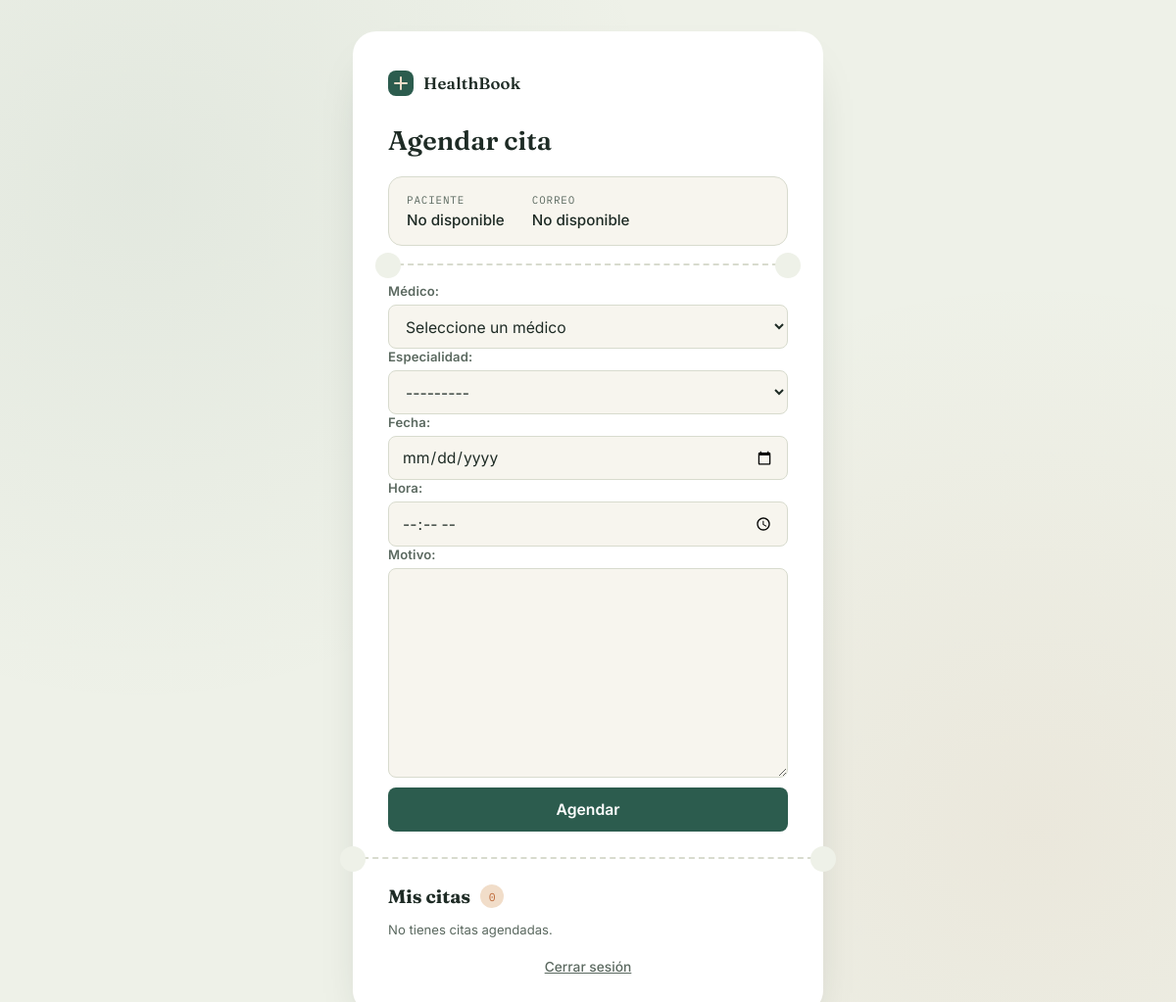
The page /citas/agendar/ (signed in) on the database as committed earlier.
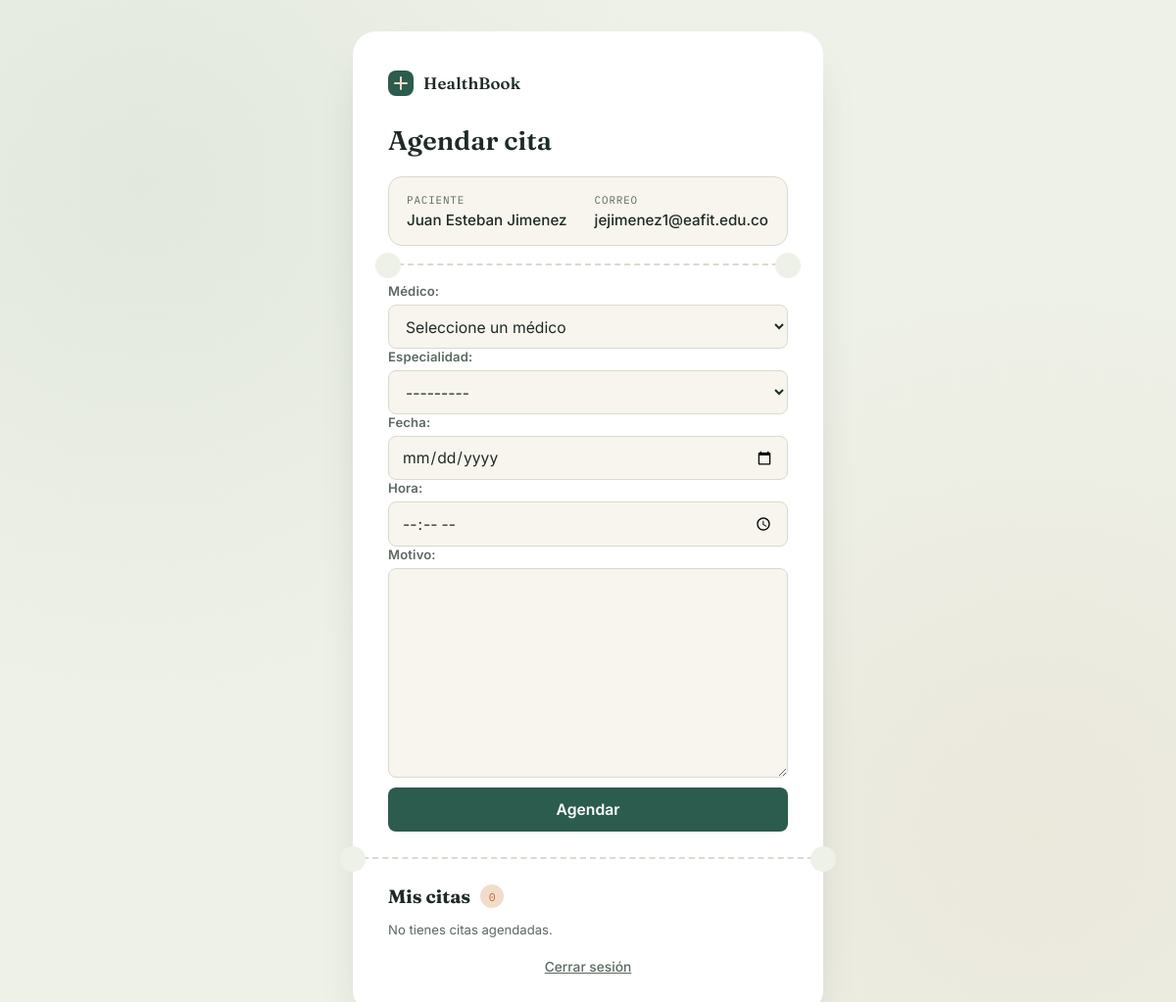
The same page on the database as committed later.
### usuarios/models.py (models this page shows)
class Persona(models.Model):
    id = models.AutoField(primary_key=True)
    nombre = models.CharField(max_length=100)
    apellido = models.CharField(max_length=100)
    dni = models.CharField(max_length=12)
    correo = models.EmailField()
    telefono = models.CharField(max_length=13)
    def __str__(self):
        return f'{self.nombre} {self.apellido}'
    class Meta:
        abstract = True

class Paciente(Persona):
    pass

### citas/views.py (the view, shortened to what this page needs)
# urls.py: path('agendar/', views.AgendarCitaView.as_view(), name='agendar_cita'),
class AgendarCitaView(View):
    template_name = 'citas/agendar_cita.html'
    def get(self, request):
        form = CitaForm(initial=self._datos_paciente(request))
        citas = CitaService.obtener_citas_paciente(request.user.email) if request.user.is_authenticated else []
        return render(request, self.template_name, {'form': form, 'citas': citas})
    @staticmethod
    def _datos_paciente(request):
        if not request.user.is_authenticated:
            return {}
        paciente = Paciente.objects.filter(correo=request.user.email).first()
        if paciente is None:
            return {}
        return {
            'paciente_nombre': f'{paciente.nombre} {paciente.apellido}',
            'paciente_email': paciente.correo,
        }

### citas/forms.py (shortened to what this page needs)
class CitaForm(forms.ModelForm):
    medico_nombre = forms.ModelChoiceField(
        queryset=Medico.objects.all(),
        label='Médico',
        empty_label='Seleccione un médico',
    )
    class Meta:
        model = Cita
        fields = [
            'paciente_nombre',
            'paciente_email',
            'medico_nombre',
            'especialidad',
            'fecha',
            'hora',
            'motivo',
        ]
        widgets = {
            'fecha': forms.DateInput(attrs={'type': 'date'}),
            'hora': forms.TimeInput(attrs={'type': 'time'}),
        }

### citas/models.py (called while the page is built)
    def __str__(self):
        return self.nombre

### citas/services.py (called while the page is built)
    @staticmethod
    def obtener_citas_paciente(correo):
        return Cita.objects.filter(
            paciente_email=correo,
        ).exclude(
            estado=Cita.ESTADO_CANCELADA,
        ).select_related('especialidad').order_by('fecha', 'hora')

### citas/templates/citas/agendar_cita.html (shortened to what this page needs)
<!DOCTYPE html>
<html lang="es">
<head>
    {% load static %}
    <link rel="stylesheet" href="{% static 'healthbook/css/styles.css' %}">
</head>
<body class="page booking-page">
    <main class="card ticket-card">
        <div class="brand">
            <span class="brand-mark" aria-hidden="true"></span>
            <span class="brand-name">HealthBook</span>
        </div>
        <h1>Agendar cita</h1>
        <form method="post" class="form">
            <div class="ticket-stub">
                <div class="stub-field">
                    <span class="stub-label">Paciente</span>
                    <span class="stub-value">{{ form.paciente_nombre.value|default:"No disponible" }}</span>
                </div>
                <div class="stub-field">
                    <span class="stub-label">Correo</span>
                    <span class="stub-value">{{ form.paciente_email.value|default:"No disponible" }}</span>
                </div>
            </div>
            <div class="ticket-divider"></div>
            {{ form.medico_nombre.as_field_group }}
            {{ form.especialidad.as_field_group }}
            {{ form.fecha.as_field_group }}
            {{ form.hora.as_field_group }}
            {{ form.motivo.as_field_group }}
            <button type="submit" class="btn btn-primary btn-block">Agendar</button>
        </form>
        <div class="ticket-divider"></div>
        <section class="appointments" aria-labelledby="appointments-title">
            <div class="section-heading">
                <h2 id="appointments-title">Mis citas</h2>
                <span class="appointment-count">{{ citas|length }}</span>
            </div>
            {% if citas %}
                <div class="appointment-list">
                    {% for cita in citas %}
                        <article class="appointment-item">
                            <div>
                                <strong>{{ cita.especialidad }}</strong>
                                <span>{{ cita.fecha|date:'d/m/Y' }} · {{ cita.hora|time:'H:i' }}</span>
                                <span>Dr. {{ cita.medico_nombre }}</span>
                            </div>
                            <form method="post" action="{% url 'citas:cancelar_cita' cita.id %}">
                                {% csrf_token %}
                                <button type="submit" class="btn btn-danger">Cancelar</button>
                            </form>
                        </article>
                    {% endfor %}
                </div>
            {% else %}
                <p class="empty-state">No tienes citas agendadas.</p>
            {% endif %}
        </section>
        <a class="logout-link" href="{% url 'usuarios:logout' %}">Cerrar sesión</a>
    </main>
</body>
</html>

Rows that differ between the two databases and show on the page:
added Paciente: paciente_email.value "jejimenez1@eafit.edu.co"
Other text that changed with them:
text no longer shown: "No disponible No disponible"
text now shown: "Juan Esteban Jimenez"
